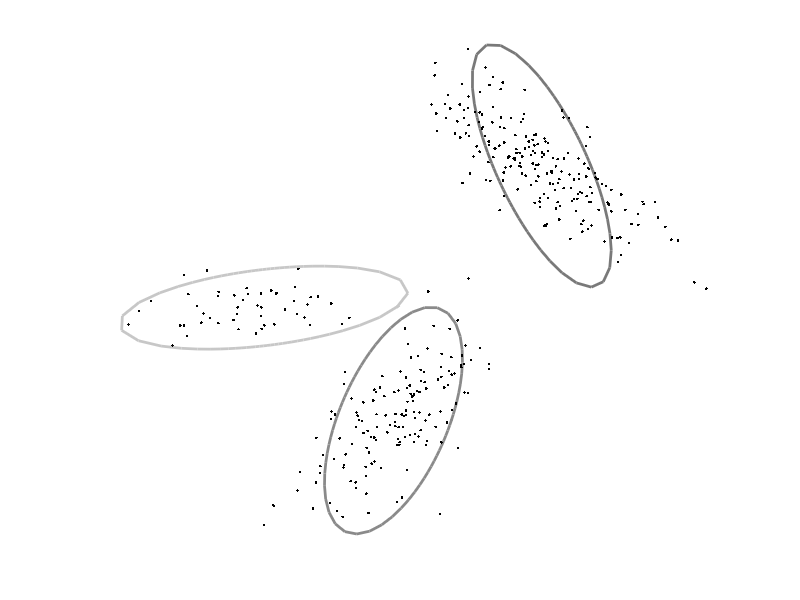
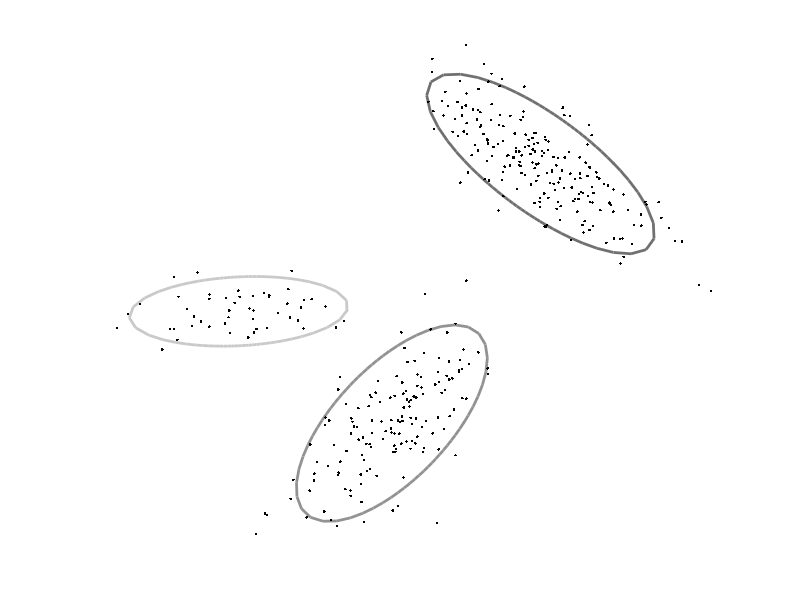

Reproduce these figures in MATLAB, in order.
function r=practicalMixGaussC

%The goal of this practical is to generate some data from an n-Dimensional
%mixtures of Gaussians model, and subsequently to fit an
%n-dimensional mixtures of Gaussians model to it to recover the original
%parameters

%You should use this template for your code and fill in the missing 
%sections marked "TO DO"

%close all open plots
close all;

%define true parameters for mixture of k Gaussians
%we will represent the mixtures of Gaussians as a Matlab structure
%in d dimenisions, the mean field
%will be a dxk matrix and the cov field will be a dxdxk matrix.
mixGaussTrue.k = 3;
mixGaussTrue.d = 2;
mixGaussTrue.weight = [0.1309 0.3966 0.4725];
mixGaussTrue.mean(:,1) = [ 4.0491 ; 4.8597];
mixGaussTrue.mean(:,2) = [ 7.7578 ; 1.6335];
mixGaussTrue.mean(:,3) = [11.9945 ; 8.9206];
mixGaussTrue.cov(:,:,1) = [  4.2534    0.4791;  0.4791    0.3522];
mixGaussTrue.cov(:,:,2) = [  0.9729    0.8723;  0.8723    2.6317];
mixGaussTrue.cov(:,:,3) = [  0.9886   -1.2244; -1.2244    3.0187];

%define number of samples to generate
nData = 400;

%generate data from the mixture of Gaussians
%TO DO - fill in this routine (below)
data = mixGaussGen(mixGaussTrue,nData);

%draw data, true Gaussians
figure;
drawEMData2d(data,mixGaussTrue);
drawnow;

%define number of components to estimate
nGaussEst = 3;

%fit mixture of Gaussians
%TO DO fill in this routine (below)
figure;
mixGaussEst = fitMixGauss(data,nGaussEst);




%==========================================================================
%==========================================================================

%the goal of this function is to generate data from a k-dimensional
%mixtures of Gaussians structure.
function data = mixGaussGen(mixGauss,nData);

%create space for output data
data = zeros(mixGauss.d,nData);
%for each data point
for (cData =1:nData)
    %randomly choose Gaussian according to probability distributions
    h = sampleFromDiscrete(mixGauss.weight);
    %draw a sample from the appropriate Gaussian distribution
    %first sample from the covariance matrix (google how to do this - it
    %will involve the Matlab command 'chol').  Then add the mean vector
    %TO DO (f)- replace this
    %data(:,cData) = mvnrnd(mixGauss.mean(:,h),mixGauss.cov(:,:,h));
    L = chol(mixGauss.cov(:,:,h));
    data(:,cData) = L*randn(2,1)+mixGauss.mean(:,h);
end;
    
%==========================================================================
%==========================================================================

function mixGaussEst = fitMixGauss(data,k);
        
[nDim nData] = size(data);

%MAIN E-M ROUTINE 
%there are nData data points, and there is a hidden variable associated
%with each.  If the hidden variable is 0 this indicates that the data was
%generated by the first Gaussian.  If the hidden variable is 1 then this
%indicates that the hidden variable was generated by the second Gaussian
%etc.

postHidden = zeros(k, nData);

%in the E-M algorithm, we calculate a complete posterior distribution over
%the (nData) hidden variables in the E-Step.  In the M-Step, we
%update the parameters of the Gaussians (mean, cov, w).  

%we will initialize the values to random values
mixGaussEst.d = nDim;
mixGaussEst.k = k;
mixGaussEst.weight = (1/k)*ones(1,k);
mixGaussEst.mean = 2*randn(nDim,k);
for (cGauss =1:k)
    mixGaussEst.cov(:,:,cGauss) = (0.5+1.5*rand(1))*eye(nDim,nDim);
end;

%calculate current likelihood
%TO DO - fill in this routine
logLike = getMixGaussLogLike(data,mixGaussEst);
fprintf('Log Likelihood Iter 0 : %4.3f\n',logLike);

nIter = 20;
for (cIter = 1:nIter)
   %Expectation step
   l=zeros(nData,k);
   for (cData = 1:nData)
        %TO DO (g): fill in column of 'hidden' - calculate posterior probability that
        %this data point came from each of the Gaussians
        %replace this:
        %postHidden(:,cData) = 1/k;
        thisData = data(:,cData);
        D=size(data,1);
        for (i=1:k)
            m=mixGaussEst.mean(:,i); 
            dcov=det(mixGaussEst.cov(:,:,i));
            l(cData,i)=mixGaussEst.weight(i)*1/sqrt((2*pi)^D*dcov)*...
                exp(-0.5*(thisData-m)'*inv(mixGaussEst.cov(:,:,i))*(thisData-m));
        end
        postHidden(:,cData)= l(cData,:)' / sum(l(cData,:));
        
        %pd = 0;
        %for (i = 1:k)
        %    pd = pd+calcGaussianProb(data(:,cData),mixGaussEst.mean(:,i),mixGaussEst.cov(:,:,i))*mixGaussEst.weight(i);
        %end
        %for (i = 1:k)
        %   pn = calcGaussianProb(data(:,cData),mixGaussEst.mean(:,i),mixGaussEst.cov(:,:,i))*mixGaussEst.weight(i);
        %    postHidden(i,cData) = pn/pd;
        %end
   end;
   
   %Maximization Step
   
   %for each constituent Gaussian
   for (cGauss = 1:k) 
        %TO DO (h):  Update weighting parameters mixGauss.weight based on the total
        %posterior probability associated with each Gaussian. Replace this:
        mixGaussEst.weight(cGauss) = sum(postHidden(cGauss,:))/sum(postHidden(:)); 
   
        %TO DO (i):  Update mean parameters mixGauss.mean by weighted average
        %where weights are given by posterior probability associated with
        %Gaussian.  Replace this:
        mixGaussEst.mean(:,cGauss) = data*postHidden(cGauss,:)'/sum(postHidden(cGauss,:));
        
        %TO DO (j):  Update covarance parameter based on weighted average of
        %square distance from update mean, where weights are given by
        %posterior probability associated with Gaussian
        %C = zeros(2);
        %for (i = 1:nData)
        %    C = C+ postHidden(cGauss,i)*(data(:,i)-mixGaussEst.mean(:,cGauss))*(data(:,i)-mixGaussEst.mean(:,cGauss))';
        %end
        C= postHidden(cGauss,:).*(data-mixGaussEst.mean(:,cGauss))*(data-mixGaussEst.mean(:,cGauss))';
        mixGaussEst.cov(:,:,cGauss) = C/sum(postHidden(cGauss,:));
   end;
   
   %draw the new solution
   drawEMData2d(data,mixGaussEst);drawnow;

   %calculate the log likelihood
   logLike = getMixGaussLogLike(data,mixGaussEst);
   fprintf('Log Likelihood Iter %d : %4.3f\n',cIter,logLike);

end;


%==========================================================================
%==========================================================================
function like = calcGaussianProb(data,gaussMean,gaussCov)
%multivariate normal distribution
like = 1/(sqrt((2*pi)^length(data)*det(gaussCov)))*...
    exp(-1/2*(data-gaussMean)'*inv(gaussCov)*(data-gaussMean)); 

%the goal of this routine is to calculate the log likelihood for the whole
%data set under a mixture of Gaussians model. We calculate the log as the
%likelihood will probably be a very small number that Matlab may not be
%able to represent.
function logLike = getMixGaussLogLike(data,mixGaussEst)

%find total number of data items
nData = size(data,2);

%initialize log likelihoods
logLike = 0;

%run through each data item
for (cData = 1:nData)
    thisData = data(:,cData);    
    %TO DO - calculate likelihood of this data point under mixture of
    %Gaussians model. Replace this
    like = 0;
    for (i=1:mixGaussEst.k)
        like = like+ calcGaussianProb(thisData,mixGaussEst.mean(:,i),mixGaussEst.cov(:,:,i))*mixGaussEst.weight(i);
    end
    
    %add to total log like
    logLike = logLike+log(like);  
end;




%==========================================================================
%==========================================================================

%The goal fo this routine is to draw the data in histogram form and plot
%the mixtures of Gaussian model on top of it.
function r = drawEMData2d(data,mixGauss)


set(gcf,'Color',[1 1 1]);
plot(data(1,:),data(2,:),'k.');

for (cGauss = 1:mixGauss.k)
    drawGaussianOutline(mixGauss.mean(:,cGauss),mixGauss.cov(:,:,cGauss),mixGauss.weight(cGauss));
    hold on;
end;
plot(data(1,:),data(2,:),'k.');
axis square;axis equal;
axis off;
hold off;drawnow;

   


%=================================================================== 
%===================================================================

%draw 2DGaussian
function r= drawGaussianOutline(m,s,w)

hold on;
angleInc = 0.1;

c = [0.9*(1-w) 0.9*(1-w) 0.9*(1-w)];


for (cAngle = 0:angleInc:2*pi)
    angle1 = cAngle;
    angle2 = cAngle+angleInc;
    [x1 y1] = getGaussian2SD(m,s,angle1);
    [x2 y2] = getGaussian2SD(m,s,angle2);
    plot([x1 x2],[y1 y2],'k-','LineWidth',2,'Color',c);
end

%===================================================================
%===================================================================

%find position of in xy co-ordinates at 2SD out for a certain angle
function [x,y]= getGaussian2SD(m,s,angle1)

if (size(s,2)==1)
    s = diag(s);
end;

vec = [cos(angle1) sin(angle1)];
factor = 4/(vec*inv(s)*vec');

x = cos(angle1) *sqrt(factor);
y = sin(angle1) *sqrt(factor);

x = x+m(1);
y = y+m(2);

%==========================================================================
%==========================================================================

%draws a random sample from a discrete probability distribution using a
%rejection sampling method
function r = sampleFromDiscrete(probDist);

nIndex = length(probDist);
while(1)
    %choose random index
    r=ceil(rand(1)*nIndex);
    %choose random height
    randHeight = rand(1);
    %if height is less than probability value at this point in the
    %histogram then select
    if (randHeight<probDist(r))
        break;
    end;
end;

